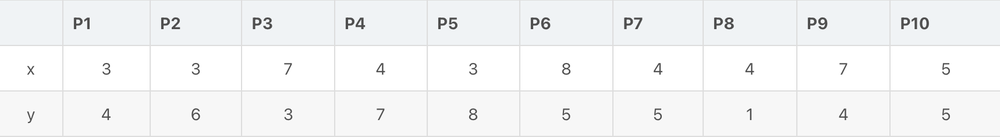
#> input picture points.png, 1000 x 137 px, shrunk from 1718 x 235 before the run, found by its file name
$ python means.py
#> lines starting #> are read from the running program, lines starting #| are printed output that depends on the picture
import numpy as np
import matplotlib.pyplot as plt
import math


# Инициализация данных
train = np.array([[3, 4], [3, 6], [7, 3], [4, 7], [3, 8], [8, 5], [4, 5], [4, 1], [7, 4], [5, 5]])

# Первоначальный выбор центра кластера (4,5), (5,5)
# center = np.array([[4, 5], [5, 5]], dtype=float)
center = np.array([[4, 8], [7, 4]], dtype=float)

# Инициализация изображения
def initgraph(flag, train):
    plt.scatter(train[:, 0], train[:, 1], color='b')
    if flag:
        plt.scatter(center[:, 0], center[:, 1], color='r')
    plt.grid()
    plt.xlabel("x")
    if flag:
        plt.title("Изображение с центрами", fontsize=16)
    else:
        plt.title("Исходное изображение", fontsize=16)
    plt.xticks(np.arange(0, 10, 1))
    plt.ylabel("y")
    plt.yticks(np.arange(0, 10, 1))
    plt.xlim(0, 10)
    plt.ylim(0, 10)
    plt.show()


# Использование евклидово расстояния
def kmeans(train, center, title):
    # Сохранение кластеризации каждой итерации
    list_d1 = []
    list_d2 = []
    for i in range(train.shape[0]):
        # Евклидово расстояние
        d1 = math.sqrt(math.pow((train[i, 0] - center[0, 0]), 2) + math.pow((train[i, 1] - center[0, 1]), 2))
        d2 = math.sqrt(math.pow((train[i, 0] - center[1, 0]), 2) + math.pow((train[i, 1] - center[1, 1]), 2))
        # Манхэттенское расстояние
        # d1 = (abs(train[i, 0] - center[0, 0])) + abs((train[i, 1] - center[0, 1]))
        # d2 = (abs(train[i, 0] - center[1, 0])) + abs((train[i, 1] - center[1, 1]))
        if d1 < d2:
            list_d1.append(i)
        else:
            list_d2.append(i)
    update(list_d1, list_d2, train, title)


# Итеративное обновление изображения
def update(list_d1, list_d2, train,title):
    center1 = np.empty([1, 2])
    center2 = np.empty([1, 2])
    for index in range(len(list_d1)):
        plt.scatter(train[list_d1[index], 0], train[list_d1[index], 1], color='g')
        train1 = np.array([train[list_d1[index], 0], train[list_d1[index], 1]])
        if index == 0:
            center1[index] = train1
        else:
            center1 = np.insert(center1, index, train1, axis=0)
    for index in range(len(list_d2)):
        plt.scatter(train[list_d2[index], 0], train[list_d2[index], 1], color='y')
        train2 = np.array([[train[list_d2[index], 0], train[list_d2[index], 1]]])
        if index == 0:
            center2[index] = train2
        else:
            center2 = np.insert(center2, index, train2, axis=0)
    # Определение новой центральной точки
    plt.scatter(np.average(center1[:, 0]), np.average(center1[:, 1]), color='r')
    plt.scatter(np.average(center2[:, 0]), np.average(center2[:, 1]), color='r')
    center[0] = np.array([[np.average(center1[:, 0]), np.average(center1[:, 1])]])
    center[1] = np.array([[np.average(center2[:, 0]), np.average(center2[:, 1])]])
    plt.grid()
    plt.xlabel("x")
    plt.title(" " + str(title) + ". " + "Cхема результатов кластеризации",
             fontsize=16)
    title += 1
    plt.xticks(np.arange(0, 10, 1))
    plt.ylabel("y")
    plt.yticks(np.arange(0, 10, 1))
    plt.xlim(0, 10)
    plt.ylim(0, 10)
    plt.show()


def show_img():
    img = plt.imread('/Users/a19796202/k_means/points.png')
#> img is the input picture: shape (137, 1000, 4) float32; mean R, G, B, A 0.956, 0.96, 0.962, 1
    fig, ax = plt.subplots()
    ax.imshow(img)
    ax.set_title(type(img))
    fig.set_figwidth(10)
    fig.set_figheight(5)
    plt.title("Исходные точки", fontsize=16)
    plt.show()


if __name__ == '__main__':
    show_img()
    initgraph(0, train)
#> in initgraph, `plt.show()`:
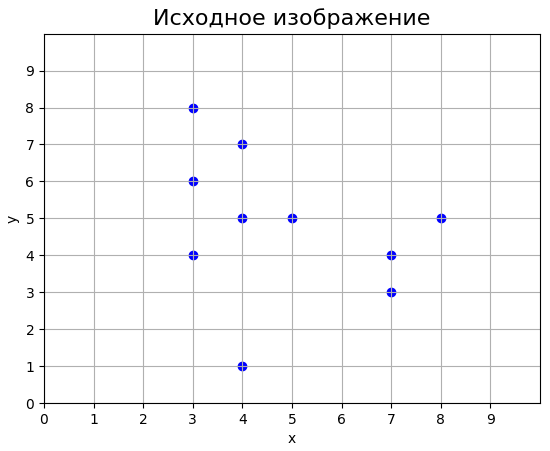
#> figure drawn by matplotlib, 1 panel
    initgraph(1, train)
    # Выполнение двух кластеризациий, результаты показаны на рисунке
    title = 1
    for i in range(2):
        kmeans(train, center,title)
        title += 1
#> this loop made 2 passes
#> pass 1, in update, `plt.show()`:
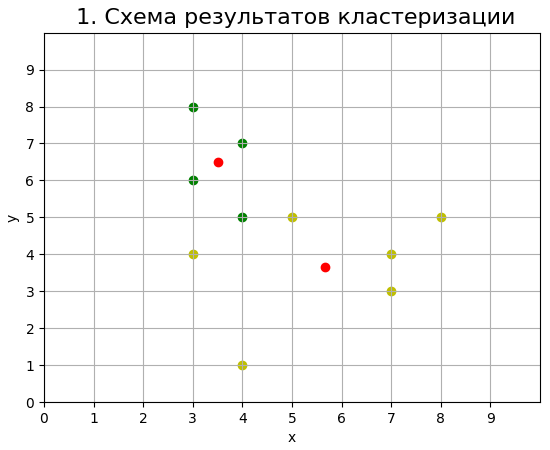
#> figure drawn by matplotlib, 1 panel
